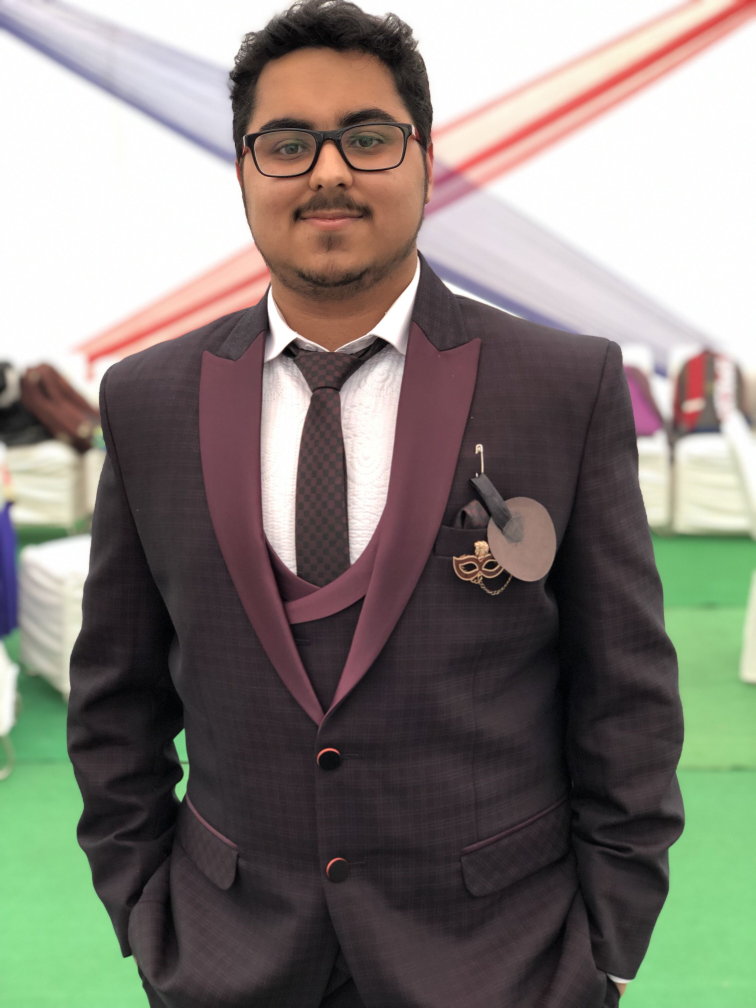
#> input picture Rishabh.jpg, 3024 x 4032 px (shown at 1/4 size)
$ python ForegroundExtraction.py
#> lines starting #> are read from the running program, lines starting #| are printed output that depends on the picture
import cv2
import numpy as np
import matplotlib.pyplot as plt

img = cv2.imread("Rishabh.jpg", 1)
#> img is the input picture: shape (4032, 3024, 3); mean B, G, R 119.9, 126.9, 131.7

img =cv2.resize(img, (0, 0), fx=0.2, fy=0.2)
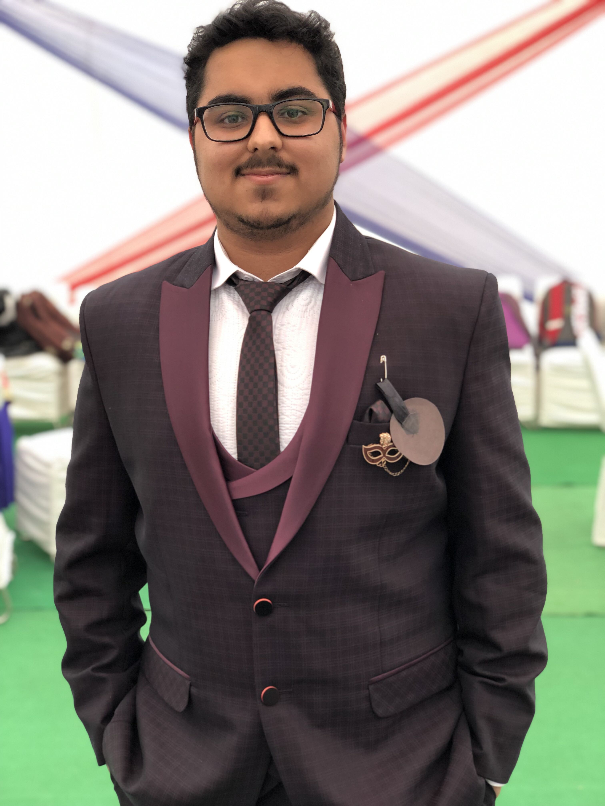
#> img: shape (806, 605, 3); mean B, G, R 119.9, 127, 131.7

mask = np.zeros(img.shape[:2], np.uint8)

bgdmodel = np.zeros((1, 65), np.float64)

fgdmodel = np.zeros((1, 65), np.float64)

rect = (150, 0, 200, 300)

cv2.grabCut(img, mask, rect, bgdmodel, fgdmodel, 5, cv2.GC_INIT_WITH_RECT)

mask2 = np.where((mask==2)|(mask==0), 0, 1).astype('uint8')

img = img*mask2[:, :, np.newaxis]
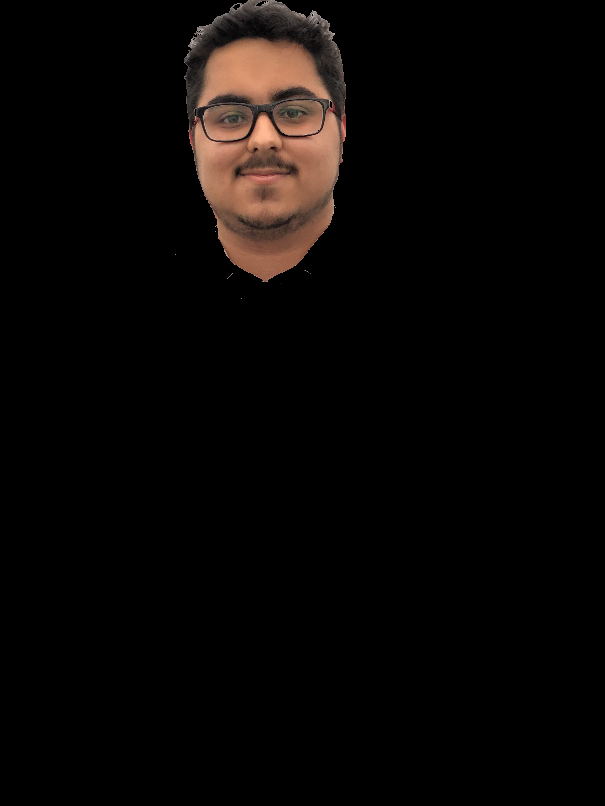
#> img: shape (806, 605, 3); mean B, G, R 5.4, 6.7, 9.4

plt.imshow(img)
plt.colorbar()
plt.show()
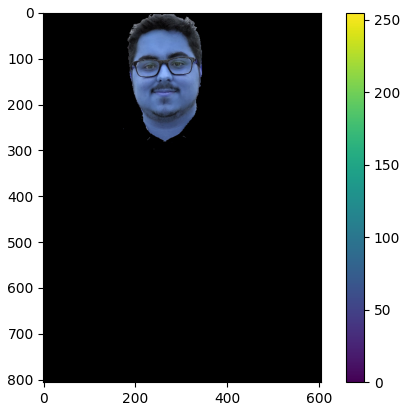
#> figure drawn by matplotlib, 2 panels; B, G, R data is drawn as R, G, B
# cv2.rectangle(img, (150, 0), (400, 300), (0, 255, 0), 5)

# plt.imshow(img, cmap="gray", interpolation="bicubic")
# plt.show()
cv2.imshow("img", img)

cv2.waitKey(0)
cv2.destroyAllWindows()
